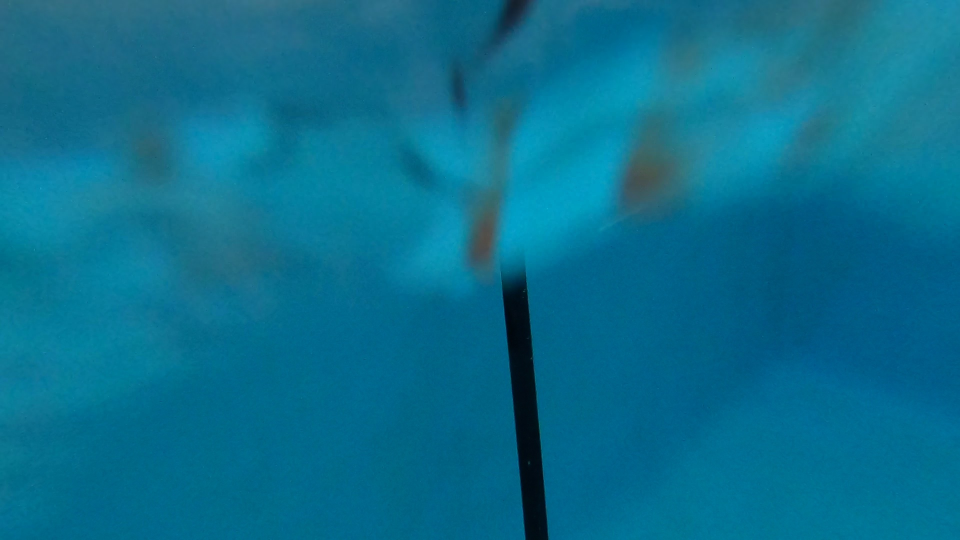
#> input picture src/network_wrapper/opencv/temp_pole_blob_detector/pictures/_frame106.jpg, 1920 x 1080 px (shown at 1/2 size); its folder holds only this picture in this run
$ python PoleDetection.py
#> lines starting #> are read from the running program, lines starting #| are printed output that depends on the picture; after the words box and inside, x2 and y2 are one past the last pixel; in counts of white or black regions, pixels touching at a corner belong together
#imports OpenCV and Numpy
import cv2
import numpy as np
import os

def findMaxHeight(b_list):
    temp_max_box = [0, 0, 0, 0]
    if len(b_list) == 1:
        # print("There was only one so" + str(b_list[0]))
        return b_list[0]
    for box in b_list:
        # print("temp_max box: " + str(temp_max_box) + " vs " + str(box))
        if box[3] > temp_max_box[3]:
            temp_max_box = box
        # print(str(temp_max_box) + " won")
    return temp_max_box

pole_mask_lower = np.array([0,0,0])
pole_mask_upper = np.array([50,40,40])

dir = "./pictures"
i = 0
for image_path in os.listdir(dir):
    print("run " + str(i))
    img = os.path.join(dir, image_path)
    frame = cv2.imread(img)
#> frame is the input picture: shape (1080, 1920, 3); mean B, G, R 142.4, 111, 9

    pole_mask = cv2.inRange(frame, pole_mask_lower, pole_mask_upper)
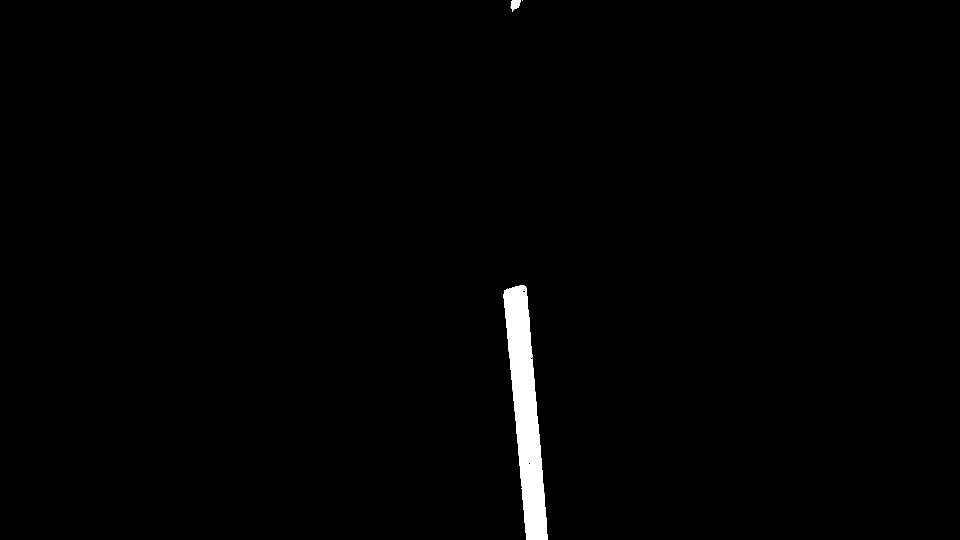
#> pole_mask: shape (1080, 1920) (shown at 1/2 size); 1.1% white; 3 white regions (1 under 20 px), largest, box (x1, y1, x2, y2) and area: (1007, 571, 1096, 1080) 22777, (1021, 0, 1042, 24) 317
    pole_mask = cv2.erode(pole_mask, None, iterations=2)
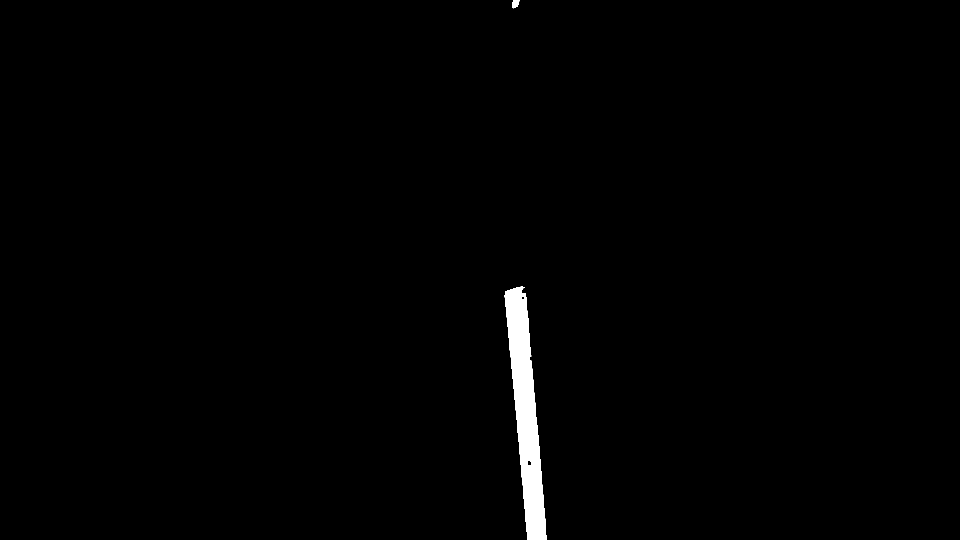
#> pole_mask: shape (1080, 1920) (shown at 1/2 size); 0.99% white; 2 white regions, box (x1, y1, x2, y2) and area: (1009, 573, 1094, 1080) 20320, (1024, 0, 1040, 17) 191
    pole_mask = cv2.dilate(pole_mask, None, iterations=2)
#> pole_mask: shape (1080, 1920); 1.1% white; 2 white regions

    # Get contours based on mask
    b_contours, b_hierarchy = cv2.findContours(pole_mask.copy(), cv2.RETR_TREE, cv2.CHAIN_APPROX_SIMPLE)
#> b_contours = 4 contours, 1 with area under 20; largest, box (x1, y1, x2, y2) and area: (1007, 571, 1096, 1080) 22198, (1022, 0, 1042, 19) 270, (1056, 922, 1061, 930) 21; b_hierarchy = [[3, -1, 1, -1], [2, -1, -1, 0], [-1, 1, -1, 0], [-1, 0, -1, -1]]

    # bitwise mask
    results = cv2.bitwise_and(frame, frame, mask=pole_mask)
    cv2.imwrite("./results/frame_with_basic_mask_%d.jpg" % i, results)

    # Binary mask
    frame_grey = cv2.cvtColor(frame, cv2.COLOR_BGR2GRAY)
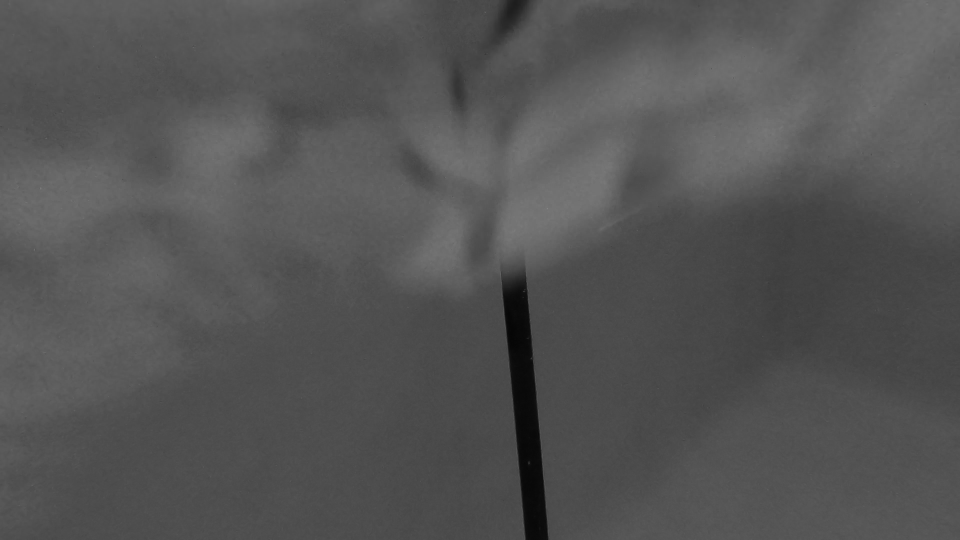
#> frame_grey: shape (1080, 1920) (shown at 1/2 size); min 5, max 148, mean 84
    _, threshold = cv2.threshold(frame_grey, 20, 255, cv2.THRESH_BINARY_INV)
#> threshold: shape (1080, 1920); 1.1% white; 2 white regions (1 under 20 px), largest, box (x1, y1, x2, y2) and area: (1007, 573, 1095, 1080) 22196
    cv2.imwrite("./results/frame_with_binary_mask_%d.jpg" % i, threshold)

    # Bounding boxes on those masks, really as long as
    b_rects = []
    for c in b_contours:
        # print("run " + str(i) + " contour area " + str(cv2.contourArea(c)))
        if cv2.contourArea(c) < 1000:
            continue
        (x, y, w, h) = cv2.boundingRect(c)
        if w < h:
            # print("w: " + str(w) + " h:" + str(h))
            b_rects.append([x, y, w + x, h + y])
#> this loop made 4 passes
#> (x, y, w, h) on pass 1: (1007, 571, 89, 509)
#> after the loop, b_rects = [[1007, 571, 1096, 1080]]

    max_box = findMaxHeight(b_rects)
#> max_box = [1007, 571, 1096, 1080]
    cv2.rectangle(frame, (max_box[0],max_box[1]), (max_box[2],max_box[3]), (0, 238, 255), 2)
    # print("run " + str(i) + " " + str(b_rects))
    cv2.imwrite("./results/frame_with_boxes_%d.jpg" % i, frame)

    cv2.drawContours(frame, b_contours, -1, (0,255,0), 3)
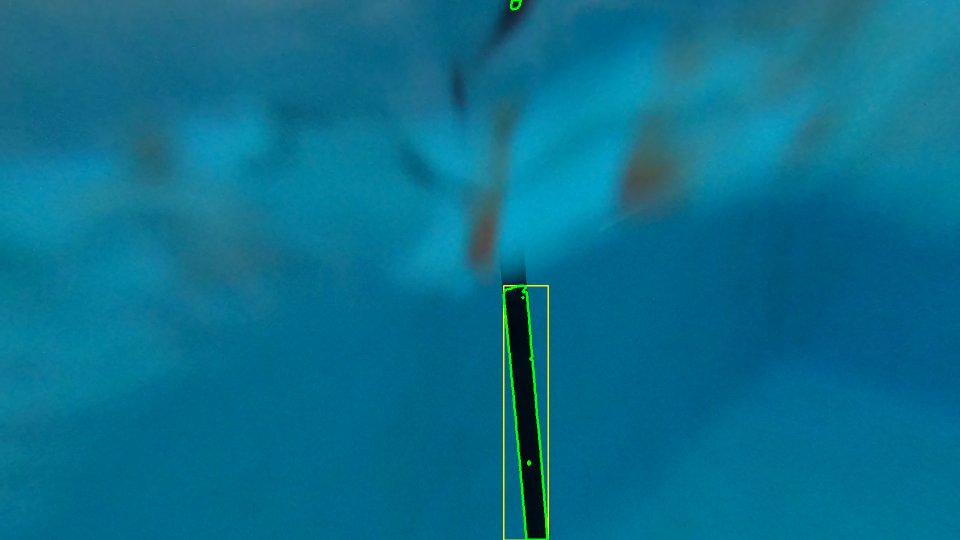
#> frame: shape (1080, 1920, 3) (shown at 1/2 size); mean B, G, R 142, 111.8, 9.4
    cv2.imwrite("./results/frame_contours_maybe_%d.jpg" % i, frame)
    b_rects = []
    i = i +1

$ run again, on src/network_wrapper/opencv/temp_pole_blob_detector/pictures/_second_frame1995.jpg
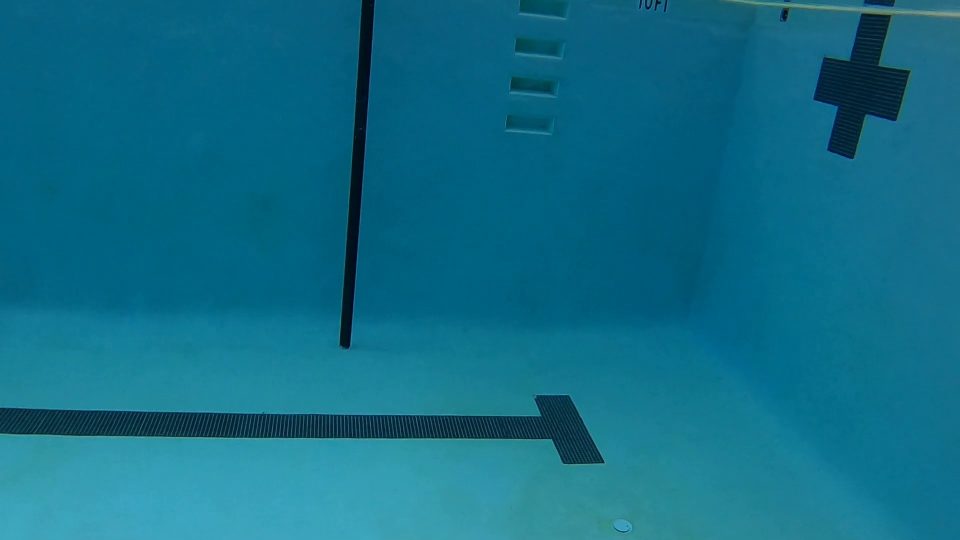
#> input picture src/network_wrapper/opencv/temp_pole_blob_detector/pictures/_second_frame1995.jpg, 1920 x 1080 px (shown at 1/2 size)
#> frame is the input picture: shape (1080, 1920, 3); mean B, G, R 135.2, 108.9, 15.2
#> `pole_mask = cv2.dilate(pole_mask, None, iterations=2)`:
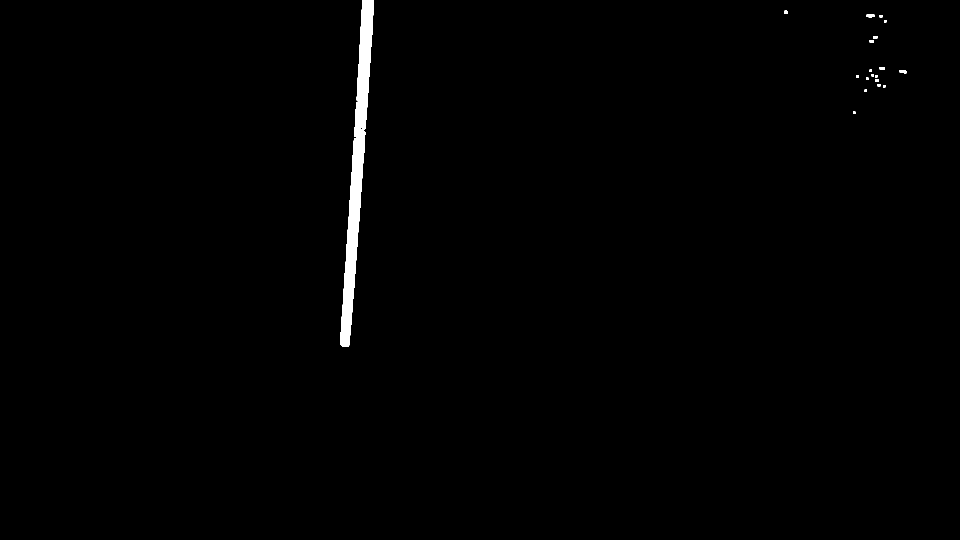
#> pole_mask: shape (1080, 1920) (shown at 1/2 size); 0.77% white; 19 white regions
#> b_contours = 20 contours, 8 with area under 20; largest, box (x1, y1, x2, y2) and area: (680, 0, 748, 694) 14566, (1733, 29, 1749, 35) 67, (1799, 140, 1813, 147) 58, (1759, 134, 1770, 140) 44, (1739, 80, 1748, 85) 32; b_hierarchy = 20 rows, first 6: [1, -1, -1, -1], [2, 0, -1, -1], [3, 1, -1, -1], [4, 2, -1, -1], [5, 3, -1, -1], [6, 4, -1, -1]
#> threshold: shape (1080, 1920); 0.73% white; 67 white regions (63 under 20 px), largest, box (x1, y1, x2, y2) and area: (681, 0, 748, 695) 14836, (1566, 20, 1574, 39) 86, (1311, 1, 1322, 15) 42, (1748, 31, 1760, 33) 20
#> the loop `for c in b_contours: # print("run " + str(i) + " contour area " + str(..` made 20 passes
#> c on passes 1 to 8: [[1706, 223], [1706, 227], [1710, 227], [1710, 223]], [[1729, 179], [1729, 183], [1733, 183], [1733, 179]], [[1766, 170], [1766, 174], [1770, 174], [1770, 170]], [[1755, 168], [1755, 172], [1760, 172], [1760, 168]], [[1750, 159], [1750, 163], [1757, 163], [1757, 159]], [[1732, 155], [1732, 159], [1736, 159], [1736, 155]], [[1712, 151], [1712, 155], [1717, 155], [1717, 151]], [[1750, 150], [1750, 154], [1754, 154], [1754, 150]]
#> after the loop `for c in b_contours:`: b_rects = [[680, 0, 748, 694]]
#> max_box = [680, 0, 748, 694]
#> `cv2.drawContours(frame, b_contours, -1, (0,255,0), 3)`:
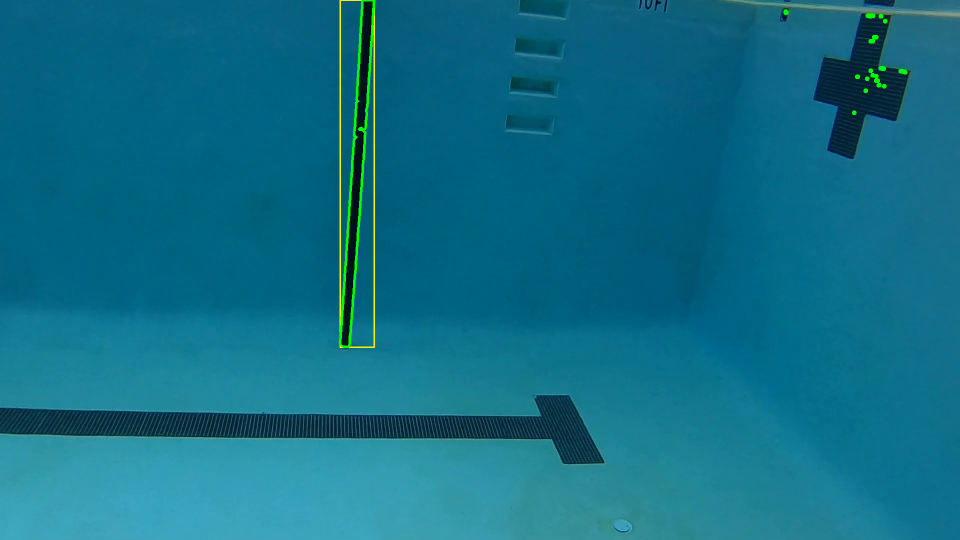
#> frame: shape (1080, 1920, 3) (shown at 1/2 size); mean B, G, R 134.7, 110.1, 15.7

$ run again, on src/network_wrapper/opencv/temp_pole_blob_detector/pictures/_second_frame483.jpg
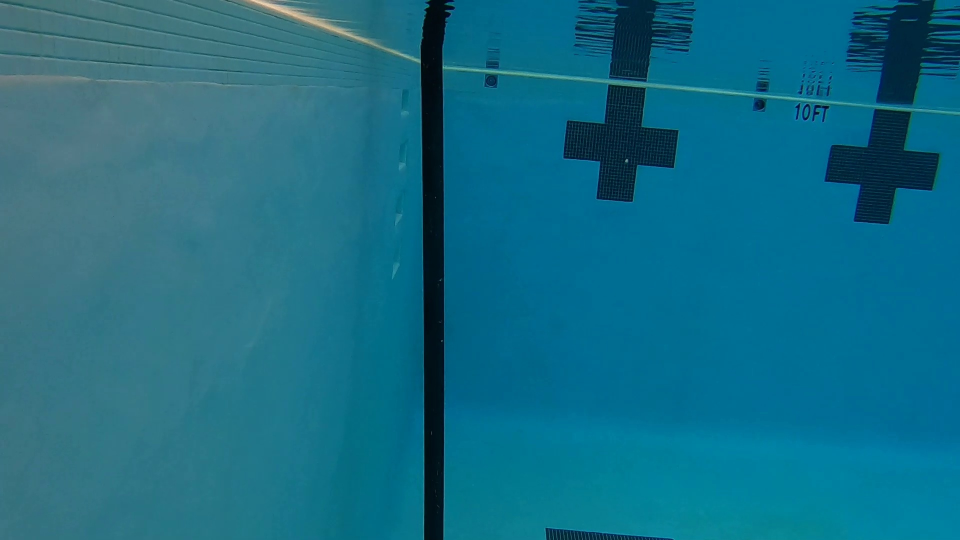
#> input picture src/network_wrapper/opencv/temp_pole_blob_detector/pictures/_second_frame483.jpg, 1920 x 1080 px (shown at 1/2 size)
#> frame is the input picture: shape (1080, 1920, 3); mean B, G, R 133.3, 108.4, 21.3
#> `pole_mask = cv2.dilate(pole_mask, None, iterations=2)`:
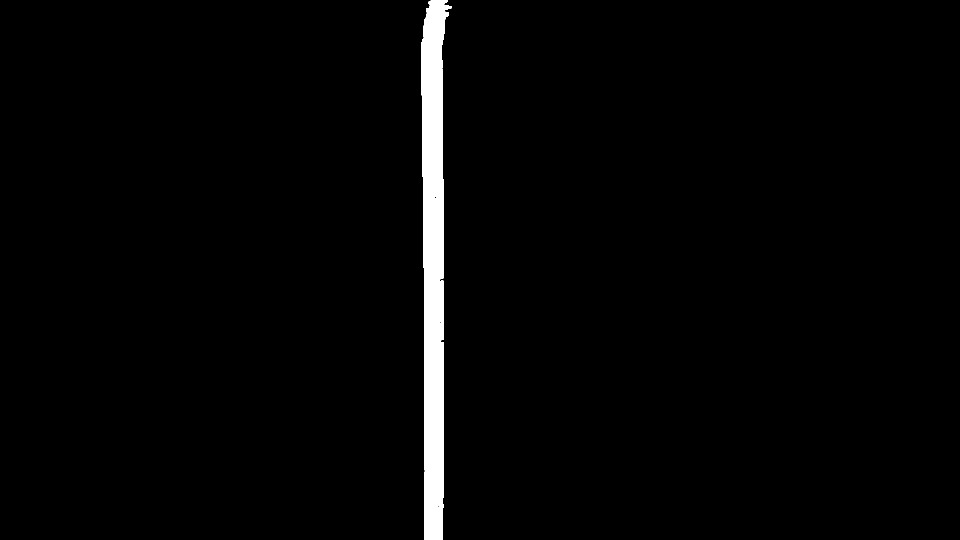
#> pole_mask: shape (1080, 1920) (shown at 1/2 size); 2.1% white; 1 white region
#> b_contours = 13 contours, 12 with area under 20; largest, box (x1, y1, x2, y2) and area: (842, 0, 903, 1080) 41972; b_hierarchy = 13 rows, first 6: [-1, -1, 1, -1], [2, -1, -1, 0], [3, 1, -1, 0], [4, 2, -1, 0], [5, 3, -1, 0], [6, 4, -1, 0]
#> threshold: shape (1080, 1920); 2.1% white; 636 white regions (632 under 20 px), largest, box (x1, y1, x2, y2) and area: (842, 0, 909, 1080) 42351, (1521, 205, 1528, 218) 36, (1647, 212, 1656, 218) 29, (1631, 212, 1640, 215) 22
#> the loop `for c in b_contours: # print("run " + str(i) + " contour area " + str(..` made 13 passes
#> c on passes 3, 4, 12, 13: [[873, 1010], [874, 1009], [875, 1010], [874, 1011]], [[871, 992], [872, 991], [873, 992], [872, 993]], [[850, 390], [851, 389], [852, 390], [851, 391]], [[846, 128], [847, 127], [848, 128], [847, 129]]
#> after the loop `for c in b_contours:`: b_rects = [[842, 0, 903, 1080]]
#> max_box = [842, 0, 903, 1080]
#> `cv2.drawContours(frame, b_contours, -1, (0,255,0), 3)`:
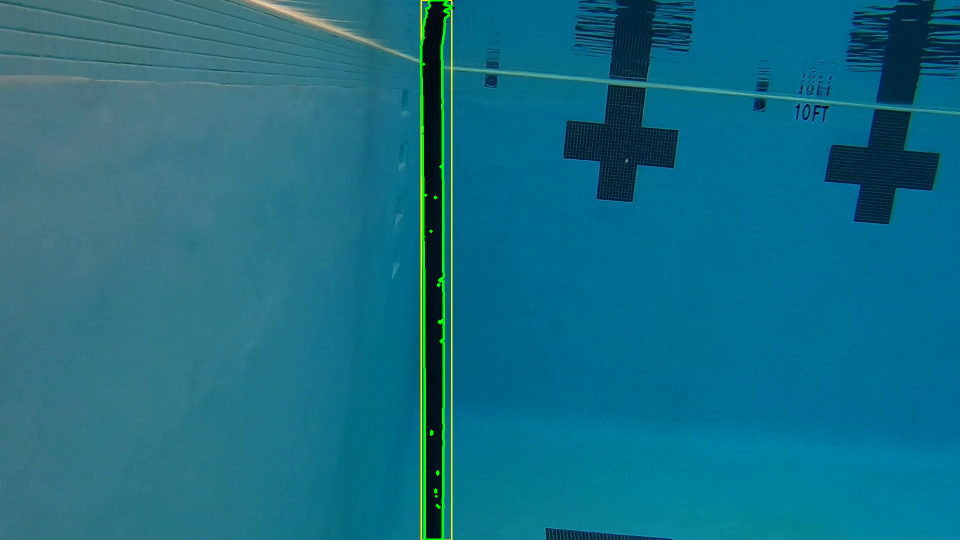
#> frame: shape (1080, 1920, 3) (shown at 1/2 size); mean B, G, R 132.6, 109.9, 21.9

$ run again, on src/network_wrapper/opencv/temp_pole_blob_detector/pictures/_second_frame665.jpg
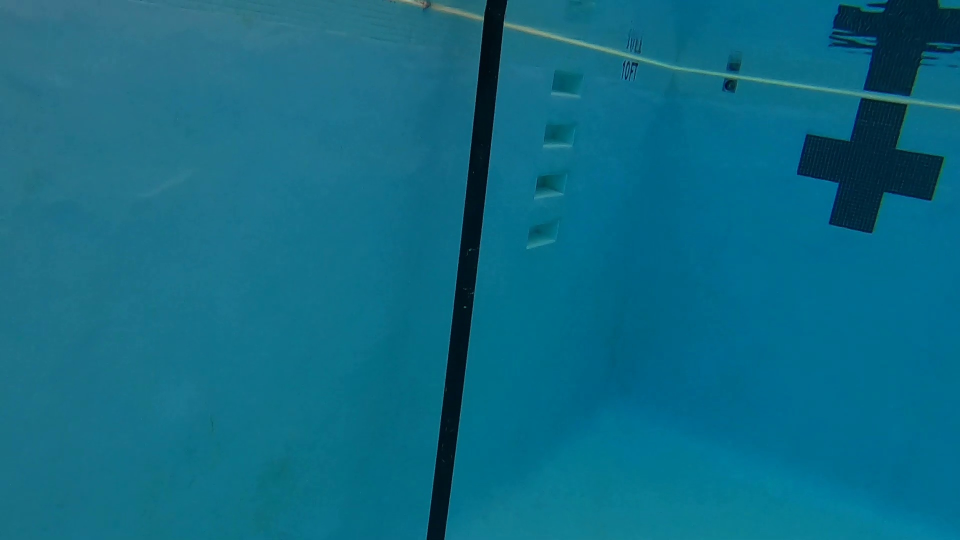
#> input picture src/network_wrapper/opencv/temp_pole_blob_detector/pictures/_second_frame665.jpg, 1920 x 1080 px (shown at 1/2 size)
#> frame is the input picture: shape (1080, 1920, 3); mean B, G, R 132.7, 106.7, 14.3
#> `pole_mask = cv2.dilate(pole_mask, None, iterations=2)`:
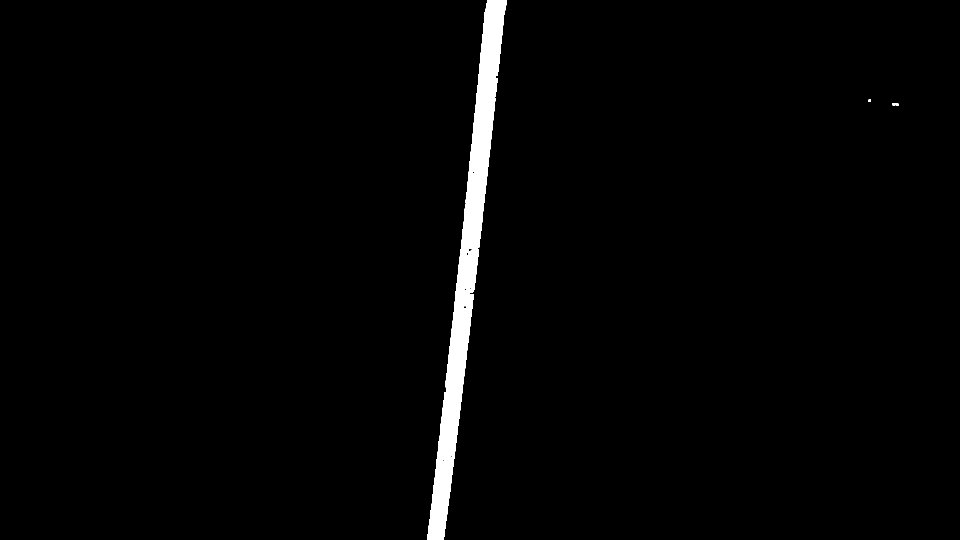
#> pole_mask: shape (1080, 1920) (shown at 1/2 size); 1.9% white; 4 white regions
#> b_contours = 19 contours, 15 with area under 20; largest, box (x1, y1, x2, y2) and area: (854, 0, 1013, 1080) 38728, (936, 496, 950, 503) 42, (926, 611, 935, 617) 26, (1785, 206, 1791, 211) 20; b_hierarchy = 19 rows, first 6: [1, -1, -1, -1], [2, 0, -1, -1], [3, 1, -1, -1], [-1, 2, 4, -1], [5, -1, -1, 3], [6, 4, -1, 3]
#> threshold: shape (1080, 1920); 1.9% white; 24 white regions (22 under 20 px), largest, box (x1, y1, x2, y2) and area: (854, 0, 1014, 1080) 38853, (1450, 163, 1458, 177) 39
#> the loop `for c in b_contours: # print("run " + str(i) + " contour area " + str(..` made 19 passes
#> c on passes 1, 2, 3, 10, 19: [[1792, 207], [1792, 211], [1796, 211], [1796, 207]], [[1785, 206], [1785, 210], [1790, 210], [1790, 206]], [[1737, 199], [1737, 203], [1741, 203], [1741, 199]], [[936, 593], [937, 592], [938, 593], [937, 594]], [[978, 16], [979, 15], [980, 16], [979, 17]]
#> after the loop `for c in b_contours:`: b_rects = [[854, 0, 1013, 1080]]
#> max_box = [854, 0, 1013, 1080]
#> `cv2.drawContours(frame, b_contours, -1, (0,255,0), 3)`:
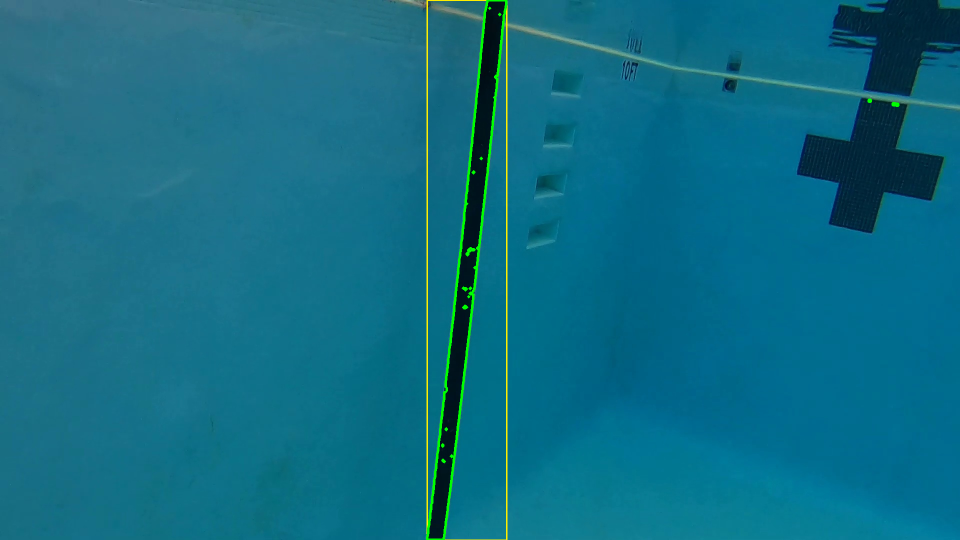
#> frame: shape (1080, 1920, 3) (shown at 1/2 size); mean B, G, R 131.9, 108.3, 15
